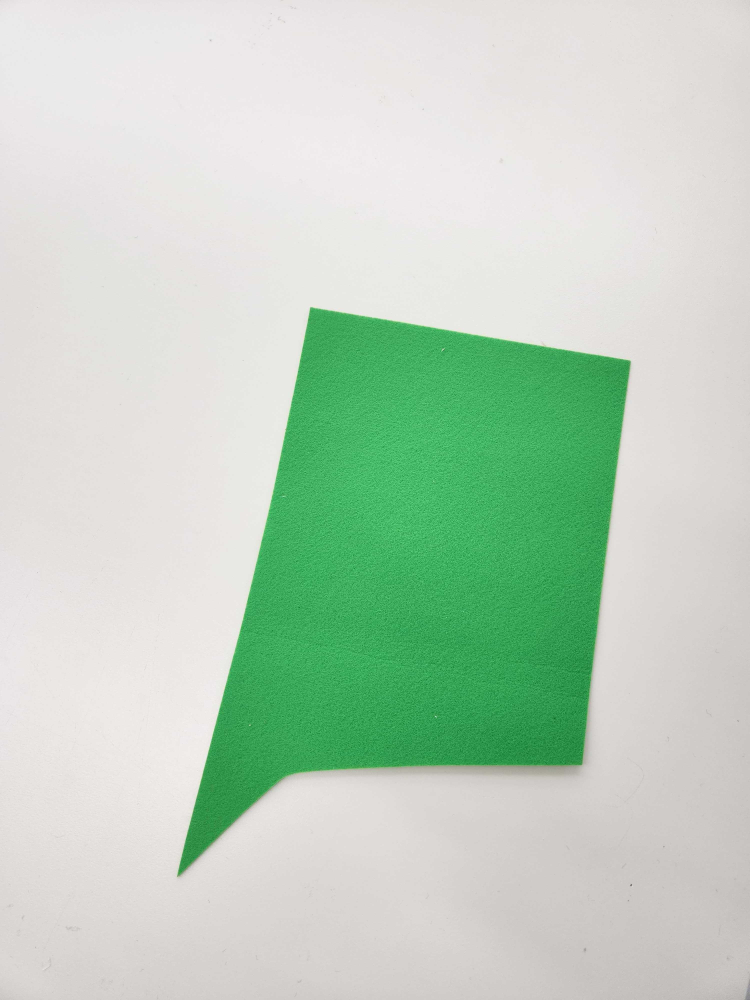
#> input picture 00.jpg, 3000 x 4000 px (shown at 1/4 size)
$ python background_cut.py
#> lines starting #> are read from the running program, lines starting #| are printed output that depends on the picture; after the words box and inside, x2 and y2 are one past the last pixel; in counts of white or black regions, pixels touching at a corner belong together; long printed decimals are rounded
import cv2
import numpy as np

count=0
# 이미지 불러오기
filename='00'
img = cv2.imread(f"{filename}.jpg", cv2.IMREAD_COLOR)
#> img is the input picture: shape (4000, 3000, 3); mean B, G, R 192.4, 210.7, 190.4
img=cv2.resize(img,(600,800))
#> img: shape (800, 600, 3)
def remove_overlapping_contours(contours, img_size=(500, 500)):
    # 컨투어 리스트 정렬 (면적 기준 내림차순)
    contours = sorted(contours, key=lambda cnt: cv2.contourArea(cnt), reverse=True)
    remaining_contours = []

    # 빈 마스크 초기화
    mask = np.zeros(img_size, dtype=np.uint8)

    for cnt in contours:
        # 현재 컨투어를 그린 마스크 생성
        current_mask = np.zeros(img_size, dtype=np.uint8)
        cv2.drawContours(current_mask, [cnt], -1, 255, -1)

        # 기존 마스크와 AND 연산으로 겹치는 영역 확인
        overlap = cv2.bitwise_and(mask, current_mask)

        if not np.any(overlap):  # 겹치는 영역이 없으면
            remaining_contours.append(cnt)
            # 현재 컨투어를 전체 마스크에 추가
            cv2.drawContours(mask, [cnt], -1, 255, -1)
    return remaining_contours

# Canny Edge Detection
edges = cv2.Canny(img, 240, 240)  # Canny로 엣지 검출
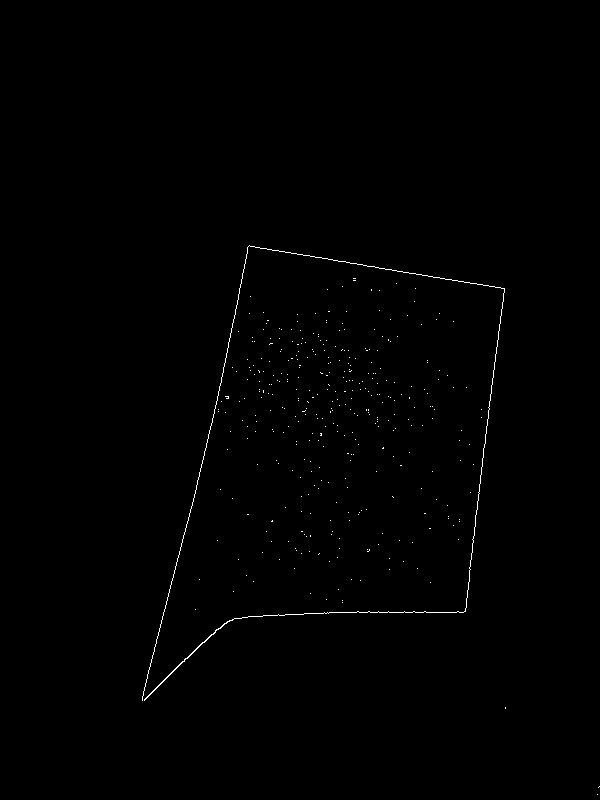
#> edges: shape (800, 600); 0.39% white in thin lines or dots, all inside (x1, y1, x2, y2) = (142, 245, 600, 795)

cv2.imshow("Canny", edges)

kernel = np.ones((4,4), np.uint8)
morph = cv2.morphologyEx(edges, cv2.MORPH_CLOSE, kernel)
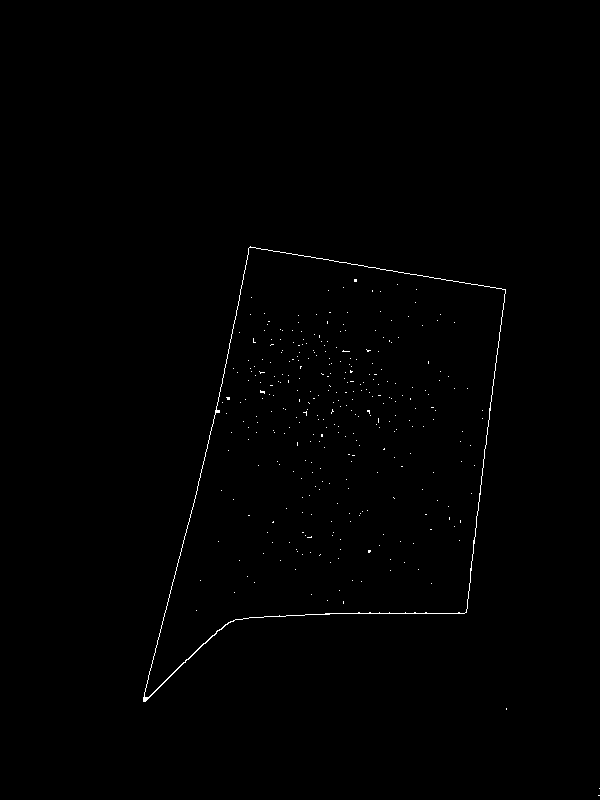
#> morph: shape (800, 600); 0.41% white in thin lines or dots, all inside (x1, y1, x2, y2) = (143, 246, 600, 796)
edges  = cv2.blur(edges, (3, 3))
# 컨투어 검출 (Canny후에 블러처리까지 한 결과를 입력으로 사용)
contours, hierarchy = cv2.findContours(morph, cv2.RETR_TREE, cv2.CHAIN_APPROX_TC89_KCOS)
#> contours = 325 contours, 323 with area under 20; largest, box (x1, y1, x2, y2) and area: (143, 246, 506, 702) 99962, (144, 247, 506, 698) 99763
realcontour=[]
for i, cnt in enumerate(contours):
    area = cv2.contourArea(cnt)
    peri = cv2.arcLength(cnt, True)
    if 40000000>area > 5000:  # 면적 필터링-카메라 설치 후 하이퍼파리미터 조정
        # 컨투어 내부 마스크 생성
        mask = np.zeros(img.shape[:2], dtype=np.uint8)
        cv2.drawContours(mask, [cnt], -1, 255, -1)  # 내부를 채운 마스크
        cv2.imshow('mask'+str(i),mask)

        mean_val, stddev_val = cv2.meanStdDev(img, mask=mask)  # 평균 및 표준편차 계산

        # 평균 및 표준편차 출력
        print(f"Contour {i}: Mean BGR = {mean_val.flatten()}, StdDev = {stddev_val.flatten()}")

        # 색상이 비슷한지 판별 (임의 기준: 표준편차가 50 미만)-카메라 설치 후 하이퍼파라미터 조정
        if np.all(stddev_val < 50):
            # 컨투어를 이미지에 그리기
            cnt= cv2.approxPolyDP(cnt, 0.005* peri, True)
            print(cnt.shape)
            realcontour.append(cnt)
#> this loop made 325 passes
#> (area, peri, mean_val, stddev_val) on passes 4 to 5: (99962, 1414.3, [91.77, 169.5, 60.62], [18.79, 18.02, 20.76]), (99763, 1409.1, [91.65, 169.5, 60.41], [18.57, 18.01, 20.2])
#| Contour 3: Mean BGR = [ 91.768 169.505  60.618], StdDev = [18.793 18.017 20.756]
#| (5, 1, 2)
#| Contour 4: Mean BGR = [ 91.646 169.504  60.410], StdDev = [18.565 18.013 20.198]
#| (6, 1, 2)
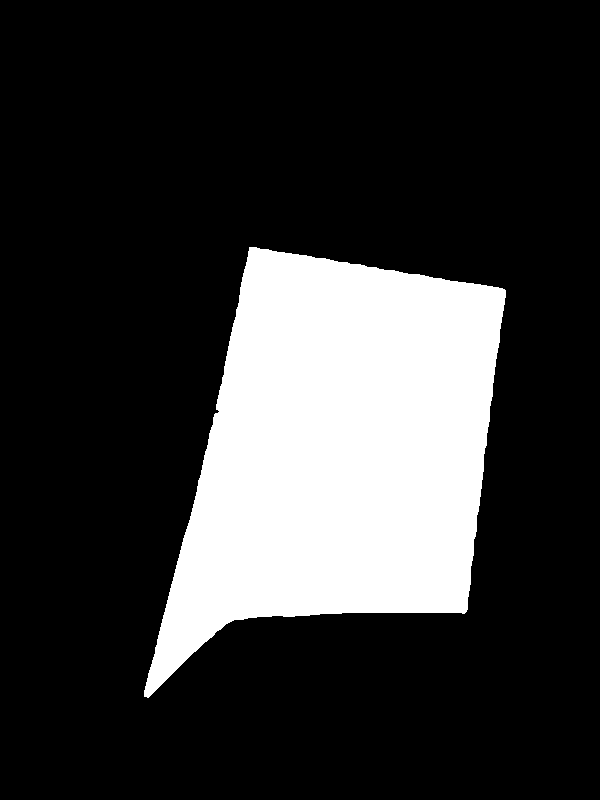
#> mask: shape (800, 600); 20.9% white; 1 white region
#> after the loop, realcontour = 2 contours; box (x1, y1, x2, y2) and area: (143, 248, 506, 702) 101643, (144, 247, 506, 697) 99296

cv2.imshow("Morph", morph)
filtered_contours=remove_overlapping_contours(realcontour)
#> in remove_overlapping_contours, `contours = sorted(contours, key=lambda cnt: cv2.contourArea(cnt), reve..`: contours has the same summary as realcontour outside remove_overlapping_contours
#> the loop in remove_overlapping_contours, `for cnt in contours:` made 2 passes
#> after the loop in remove_overlapping_contours, `for cnt in contours:`:
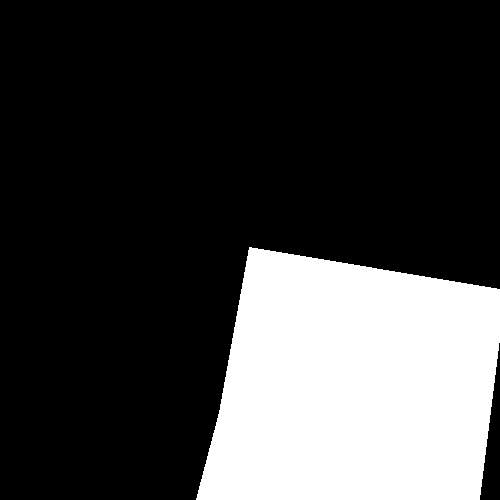
#> current_mask: shape (500, 500); 25.1% white; 1 white region, box (x1, y1, x2, y2) and area: (196, 247, 500, 500) 62724
#> after the loop in remove_overlapping_contours, `for cnt in contours:`:
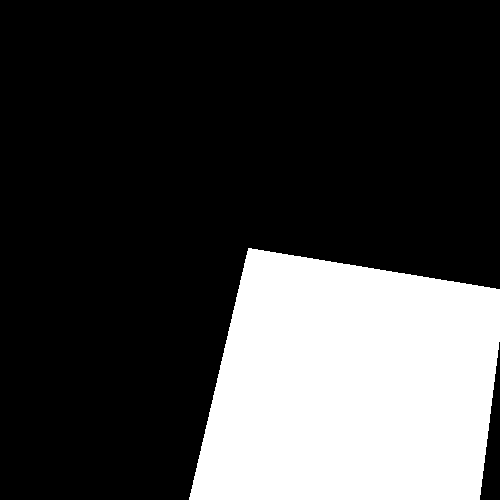
#> mask: shape (500, 500); 25.7% white; 1 white region, box (x1, y1, x2, y2) and area: (189, 248, 500, 500) 64142
#> after the loop in remove_overlapping_contours, `for cnt in contours:`: remaining_contours = 1 item
#> filtered_contours = 1 item

for i, cnt in enumerate(filtered_contours):
    cv2.drawContours(img, [cnt], -1, (255,0,255), 2)
#> this loop made 1 pass
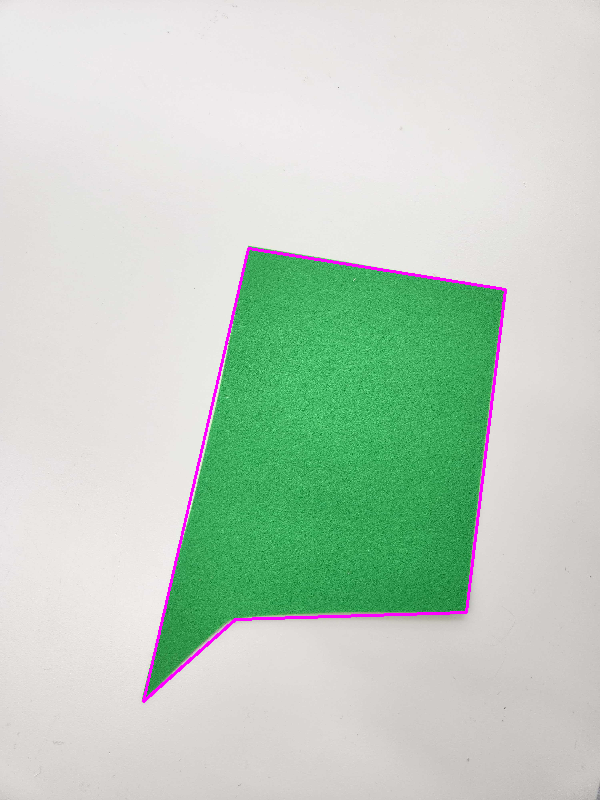
#> img: shape (800, 600, 3); mean B, G, R 193.2, 209.1, 191.1

image = cv2.imread(f"{filename}.jpg", cv2.IMREAD_COLOR)
# 결과 출력
answer=filtered_contours[0]
#> answer = [[505, 289], [248, 248], [143, 701], [235, 619], [466, 612]]
answer = answer.astype(np.float64)
answer[:, 0, 0] *= image.shape[0]/800
answer[:, 0, 1] *= image.shape[1]/600
answer = answer.astype(np.int32)
#> answer = [[2525, 1445], [1240, 1240], [715, 3505], [1175, 3095], [2330, 3060]]
cv2.drawContours(image, [answer], -1, (255,0,255), 2)
mask = np.zeros_like(image)
# 모든 컨투어를 마스크에 그리기
cv2.drawContours(mask, [answer], -1, (255, 255, 255), thickness=cv2.FILLED)
#> mask: shape (4000, 3000, 3); 21.2% white; 1 white region, box (x1, y1, x2, y2) and area: (715, 1240, 2526, 3506) 2544471
result = cv2.bitwise_and(image, mask)
result=cv2.resize(result,(int(result.shape[1]*0.2),int(result.shape[0]*0.2)))
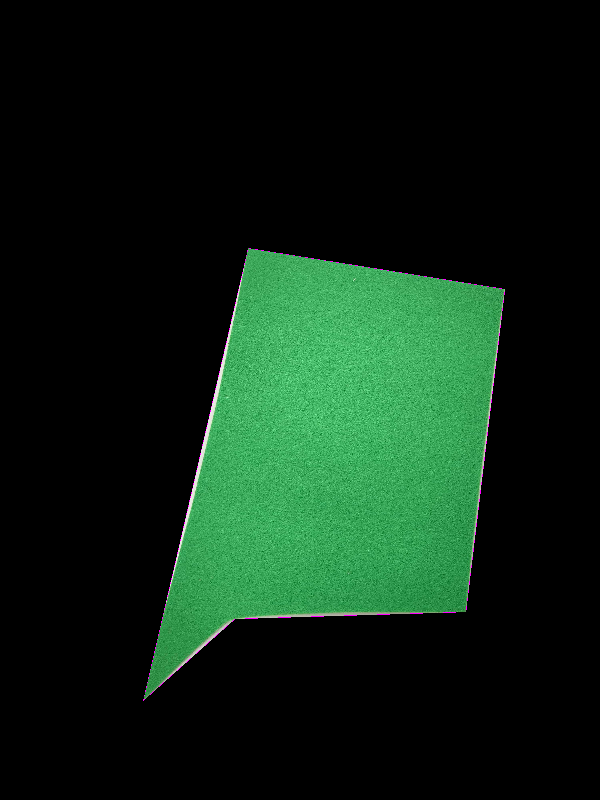
#> result: shape (800, 600, 3); mean B, G, R 19.8, 35.9, 13.3
print(answer)
#| [[[2525 1445]]
#|  [[1240 1240]]
#|  [[ 715 3505]]
#|  [[1175 3095]]
#|  [[2330 3060]]]
cv2.imshow("Contours with Color Analysis", result)
cv2.waitKey(0)  # 5000ms = 5초 동안 대기
cv2.destroyAllWindows()
